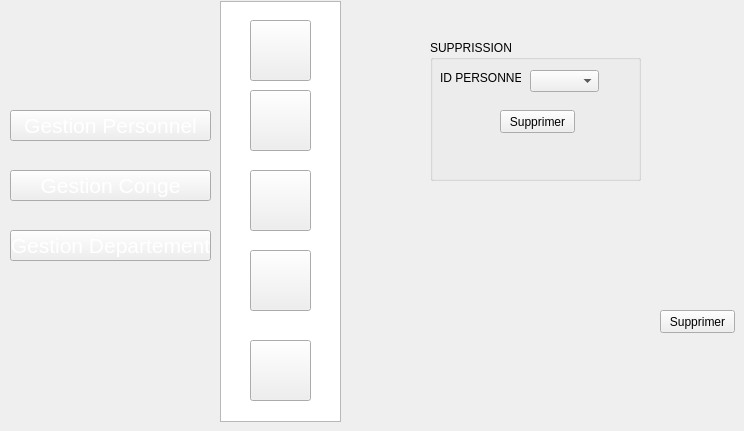
   <widget class="QWidget" name="page_16">
    <widget class="QPushButton" name="pushButton_104">
     <property name="geometry">
      <rect>
       <x>250</x>
       <y>250</y>
       <width>61</width>
       <height>61</height>
      </rect>
     </property>
     <property name="styleSheet">
      <string notr="true">image: url(:/new/prefix1/img/icon-supp2 (1).png);</string>
     </property>
     <property name="text">
      <string/>
     </property>
    </widget>
    <widget class="QPushButton" name="pushButton_105">
     <property name="geometry">
      <rect>
       <x>10</x>
       <y>170</y>
       <width>201</width>
       <height>31</height>
      </rect>
     </property>
     <property name="font">
      <font>
       <pointsize>16</pointsize>
       <weight>50</weight>
       <bold>false</bold>
      </font>
     </property>
     <property name="styleSheet">
      <string notr="true">color: rgb(255, 255, 255);

background-image: url(:/new/prefix1/img/selected2.png);</string>
     </property>
     <property name="text">
      <string>Gestion Conge</string>
     </property>
    </widget>
    <widget class="QPushButton" name="pushButton_106">
     <property name="geometry">
      <rect>
       <x>250</x>
       <y>90</y>
       <width>61</width>
       <height>61</height>
      </rect>
     </property>
     <property name="styleSheet">
      <string notr="true">image: url(:/new/prefix1/img/icon-modif2 (1).png);</string>
     </property>
     <property name="text">
      <string/>
     </property>
    </widget>
    <widget class="QPushButton" name="pushButton_107">
     <property name="geometry">
      <rect>
       <x>250</x>
       <y>20</y>
       <width>61</width>
       <height>61</height>
      </rect>
     </property>
     <property name="styleSheet">
      <string notr="true">image: url(:/new/prefix1/img/icon-ajout2.png);
background-image: url(:/new/prefix1/img/bg.png);</string>
     </property>
     <property name="text">
      <string/>
     </property>
    </widget>
    <widget class="QListView" name="listView_12">
     <property name="geometry">
      <rect>
       <x>220</x>
       <y>1</y>
       <width>121</width>
       <height>421</height>
      </rect>
     </property>
     <property name="styleSheet">
      <string notr="true">background-image: url(:/new/prefix1/img/selected.png);</string>
     </property>
    </widget>
    <widget class="QPushButton" name="pushButton_108">
     <property name="geometry">
      <rect>
       <x>250</x>
       <y>340</y>
       <width>61</width>
       <height>61</height>
      </rect>
     </property>
     <property name="styleSheet">
      <string notr="true">image: url(:/new/prefix1/img/8774.png);</string>
     </property>
     <property name="text">
      <string/>
     </property>
    </widget>
    <widget class="QPushButton" name="pushButton_109">
     <property name="geometry">
      <rect>
       <x>10</x>
       <y>110</y>
       <width>201</width>
       <height>31</height>
      </rect>
     </property>
     <property name="font">
      <font>
       <pointsize>16</pointsize>
       <weight>50</weight>
       <bold>false</bold>
      </font>
     </property>
     <property name="styleSheet">
      <string notr="true">color: rgb(255, 255, 255);</string>
     </property>
     <property name="text">
      <string>Gestion Personnel</string>
     </property>
    </widget>
    <widget class="QPushButton" name="pushButton_110">
     <property name="geometry">
      <rect>
       <x>250</x>
       <y>170</y>
       <width>61</width>
       <height>61</height>
      </rect>
     </property>
     <property name="styleSheet">
      <string notr="true">image: url(:/new/prefix1/img/icon-afficher2.png);</string>
     </property>
     <property name="text">
      <string/>
     </property>
    </widget>
    <widget class="QPushButton" name="pushButton_201">
     <property name="geometry">
      <rect>
       <x>660</x>
       <y>310</y>
       <width>75</width>
       <height>23</height>
      </rect>
     </property>
     <property name="styleSheet">
      <string notr="true">background-image: url(:/new/prefix1/img/backback.png);</string>
     </property>
     <property name="text">
      <string>Supprimer</string>
     </property>
    </widget>
    <widget class="QPushButton" name="pushButton_131">
     <property name="geometry">
      <rect>
       <x>10</x>
       <y>230</y>
       <width>201</width>
       <height>31</height>
      </rect>
     </property>
     <property name="font">
      <font>
       <pointsize>16</pointsize>
       <weight>50</weight>
       <bold>false</bold>
      </font>
     </property>
     <property name="styleSheet">
      <string notr="true">color: rgb(255, 255, 255);</string>
     </property>
     <property name="text">
      <string>Gestion Departement</string>
     </property>
    </widget>
    <widget class="QGroupBox" name="groupBox_2">
     <property name="geometry">
      <rect>
       <x>430</x>
       <y>40</y>
       <width>211</width>
       <height>141</height>
      </rect>
     </property>
     <property name="title">
      <string>SUPPRISSION</string>
     </property>
     <widget class="QLabel" name="label_49">
      <property name="geometry">
       <rect>
        <x>10</x>
        <y>30</y>
        <width>81</width>
        <height>16</height>
       </rect>
      </property>
      <property name="text">
       <string>ID PERSONNEL:</string>
      </property>
      <property name="scaledContents">
       <bool>false</bool>
      </property>
     </widget>
     <widget class="QPushButton" name="supprimerconge">
      <property name="geometry">
       <rect>
        <x>70</x>
        <y>70</y>
        <width>75</width>
        <height>23</height>
       </rect>
      </property>
      <property name="text">
       <string>Supprimer</string>
      </property>
     </widget>
     <widget class="QComboBox" name="id_p_3">
      <property name="geometry">
       <rect>
        <x>100</x>
        <y>30</y>
        <width>69</width>
        <height>22</height>
       </rect>
      </property>
     </widget>
    </widget>
    <zorder>listView_12</zorder>
    <zorder>pushButton_104</zorder>
    <zorder>pushButton_105</zorder>
    <zorder>pushButton_106</zorder>
    <zorder>pushButton_107</zorder>
    <zorder>pushButton_108</zorder>
    <zorder>pushButton_109</zorder>
    <zorder>pushButton_110</zorder>
    <zorder>pushButton_201</zorder>
    <zorder>pushButton_131</zorder>
    <zorder>groupBox_2</zorder>
   </widget>
